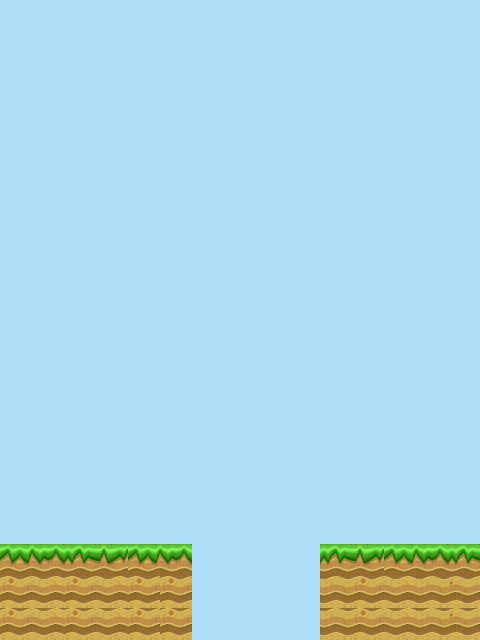

A 2D game scene composited from a Tiled map and its tileset images. What follows is a short description and the map's XML, with each tile layer's data collapsed to a summary:
An orthogonal 15x20 tile map with 32x32 px tiles, 1 tile layer (main), 2 tilesets and 4 objects.

<map version="1.0" orientation="orthogonal" renderorder="right-down" width="15" height="20" tilewidth="32" tileheight="32" nextobjectid="57">
 <tileset firstgid="1" name="Pa1_nohara" tilewidth="32" tileheight="32">
  <image source="../assets/Pa1_nohara.png" width="384" height="384" />
 </tileset>
 <tileset firstgid="145" name="Game Boy Advance - Super Mario Advance 4 Super Mario Bros 3 - Tiles" tilewidth="32" tileheight="32">
  <image source="../assets/Game Boy Advance - Super Mario Advance 4 Super Mario Bros 3 - Tiles.png" width="982" height="452" />
 </tileset>
 <layer name="main" width="15" height="20">
  <data>[300 cells, 300 non-empty, 10 distinct tile ids]</data>
 </layer>
 <objectgroup color="#ff0000" name="hole" />
 <objectgroup color="#00aa00" name="ground">
  <object id="53" x="1" y="545" width="192" height="95" />
  <object id="54" x="197" y="579" width="121" height="60" />
  <object id="55" x="321" y="385" width="145" height="30" />
  <object id="56" x="321" y="547" width="157" height="91" />
 </objectgroup>
</map>
